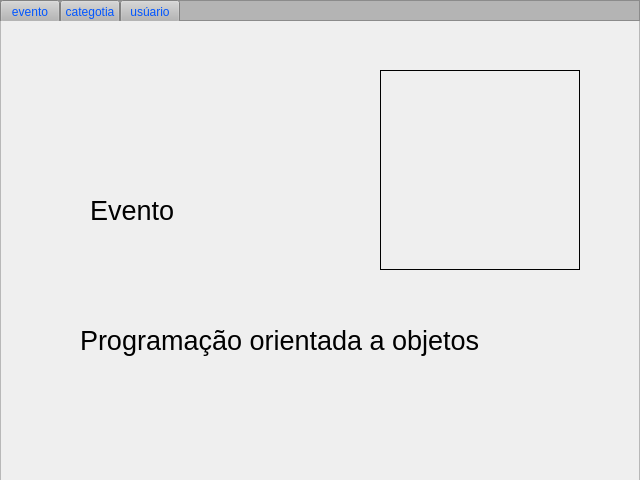
<?xml version="1.0" encoding="UTF-8"?>
<ui version="4.0">
 <class>Form</class>
 <widget class="QWidget" name="Form">
  <property name="geometry">
   <rect>
    <x>0</x>
    <y>0</y>
    <width>640</width>
    <height>480</height>
   </rect>
  </property>
  <property name="windowTitle">
   <string>Form</string>
  </property>
  <widget class="QFrame" name="frame">
   <property name="geometry">
    <rect>
     <x>0</x>
     <y>0</y>
     <width>640</width>
     <height>481</height>
    </rect>
   </property>
   <property name="minimumSize">
    <size>
     <width>640</width>
     <height>20</height>
    </size>
   </property>
   <property name="maximumSize">
    <size>
     <width>640</width>
     <height>640</height>
    </size>
   </property>
   <property name="styleSheet">
    <string notr="true"/>
   </property>
   <property name="frameShape">
    <enum>QFrame::StyledPanel</enum>
   </property>
   <property name="frameShadow">
    <enum>QFrame::Raised</enum>
   </property>
   <widget class="QFrame" name="frame_2">
    <property name="geometry">
     <rect>
      <x>0</x>
      <y>0</y>
      <width>640</width>
      <height>21</height>
     </rect>
    </property>
    <property name="minimumSize">
     <size>
      <width>640</width>
      <height>20</height>
     </size>
    </property>
    <property name="maximumSize">
     <size>
      <width>300</width>
      <height>300</height>
     </size>
    </property>
    <property name="styleSheet">
     <string notr="true">background-color: rgb(180, 180, 180);</string>
    </property>
    <property name="frameShape">
     <enum>QFrame::StyledPanel</enum>
    </property>
    <property name="frameShadow">
     <enum>QFrame::Raised</enum>
    </property>
    <widget class="QPushButton" name="pushButton_2">
     <property name="geometry">
      <rect>
       <x>60</x>
       <y>0</y>
       <width>60</width>
       <height>23</height>
      </rect>
     </property>
     <property name="minimumSize">
      <size>
       <width>60</width>
       <height>20</height>
      </size>
     </property>
     <property name="maximumSize">
      <size>
       <width>60</width>
       <height>60</height>
      </size>
     </property>
     <property name="styleSheet">
      <string notr="true">color: rgb(0, 85, 255);</string>
     </property>
     <property name="text">
      <string>categotia</string>
     </property>
    </widget>
    <widget class="QPushButton" name="pushButton_3">
     <property name="geometry">
      <rect>
       <x>120</x>
       <y>0</y>
       <width>60</width>
       <height>23</height>
      </rect>
     </property>
     <property name="minimumSize">
      <size>
       <width>60</width>
       <height>20</height>
      </size>
     </property>
     <property name="maximumSize">
      <size>
       <width>60</width>
       <height>60</height>
      </size>
     </property>
     <property name="styleSheet">
      <string notr="true">color: rgb(0, 85, 255);</string>
     </property>
     <property name="text">
      <string>usúario</string>
     </property>
    </widget>
    <widget class="QPushButton" name="pushButton">
     <property name="geometry">
      <rect>
       <x>0</x>
       <y>0</y>
       <width>60</width>
       <height>23</height>
      </rect>
     </property>
     <property name="minimumSize">
      <size>
       <width>60</width>
       <height>20</height>
      </size>
     </property>
     <property name="maximumSize">
      <size>
       <width>60</width>
       <height>60</height>
      </size>
     </property>
     <property name="styleSheet">
      <string notr="true">color: rgb(0, 85, 255);</string>
     </property>
     <property name="text">
      <string>evento</string>
     </property>
    </widget>
   </widget>
   <widget class="QLabel" name="label">
    <property name="geometry">
     <rect>
      <x>90</x>
      <y>160</y>
      <width>100</width>
      <height>100</height>
     </rect>
    </property>
    <property name="minimumSize">
     <size>
      <width>100</width>
      <height>100</height>
     </size>
    </property>
    <property name="maximumSize">
     <size>
      <width>100</width>
      <height>100</height>
     </size>
    </property>
    <property name="font">
     <font>
      <pointsize>20</pointsize>
      <weight>50</weight>
      <bold>false</bold>
     </font>
    </property>
    <property name="text">
     <string>Evento</string>
    </property>
   </widget>
   <widget class="QLabel" name="label_2">
    <property name="geometry">
     <rect>
      <x>80</x>
      <y>290</y>
      <width>400</width>
      <height>100</height>
     </rect>
    </property>
    <property name="minimumSize">
     <size>
      <width>400</width>
      <height>100</height>
     </size>
    </property>
    <property name="maximumSize">
     <size>
      <width>100</width>
      <height>100</height>
     </size>
    </property>
    <property name="font">
     <font>
      <pointsize>20</pointsize>
      <weight>50</weight>
      <bold>false</bold>
     </font>
    </property>
    <property name="text">
     <string>Programação orientada a objetos</string>
    </property>
   </widget>
   <widget class="QLabel" name="label_3">
    <property name="geometry">
     <rect>
      <x>380</x>
      <y>70</y>
      <width>200</width>
      <height>200</height>
     </rect>
    </property>
    <property name="minimumSize">
     <size>
      <width>200</width>
      <height>200</height>
     </size>
    </property>
    <property name="maximumSize">
     <size>
      <width>200</width>
      <height>200</height>
     </size>
    </property>
    <property name="styleSheet">
     <string notr="true">border: 1px solid;</string>
    </property>
    <property name="text">
     <string/>
    </property>
   </widget>
  </widget>
 </widget>
 <resources/>
 <connections/>
</ui>
